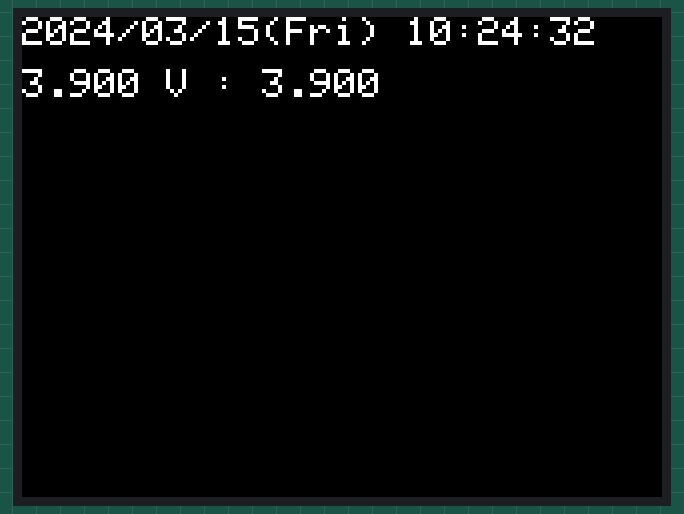
Recording of a sketch running on a simulated ESP32. Parts: 320×240 colour display. WiFi joins after 1.5 s; servers stay silent unless stated; the local clock reads 2024-03-15 10:24:30 at power-on unless the sketch sets it; nothing arrives over Bluetooth unless stated.

Above: at 2.2 s.
At 4.1 s:
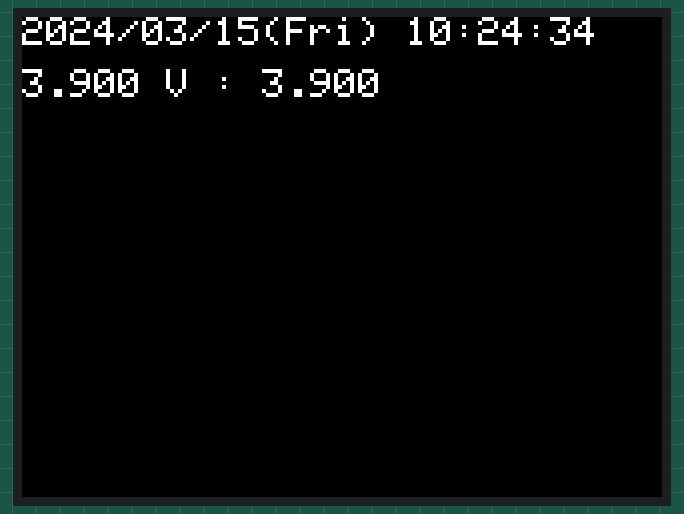
At 11.1 s:
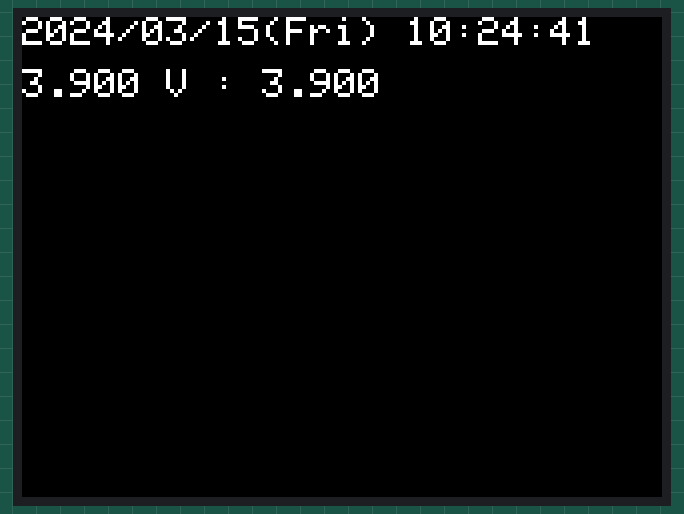
At 21.1 s:
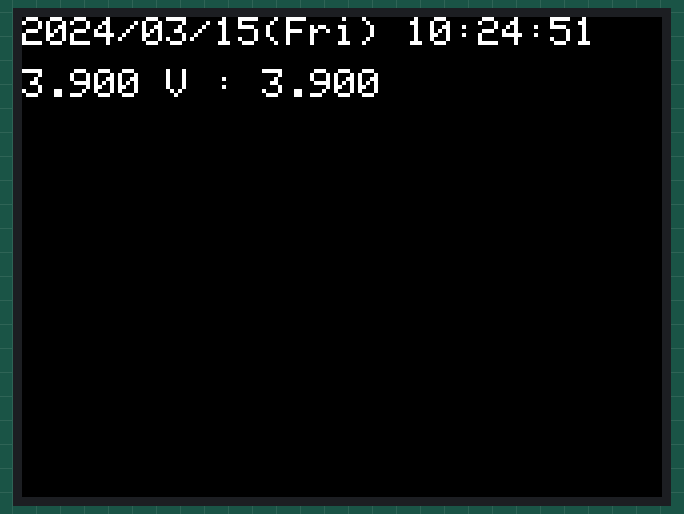
At 34.1 s:
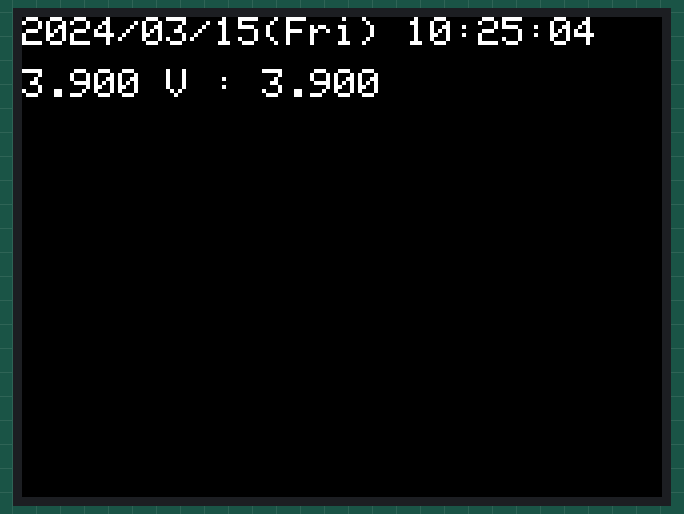
At 39.1 s:
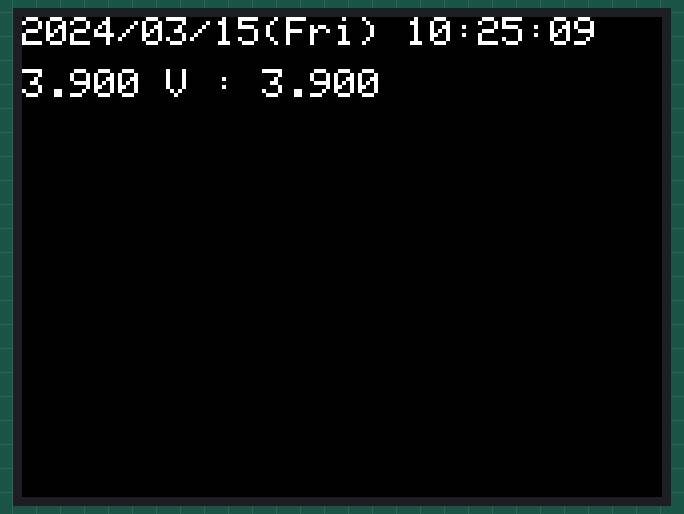

Measured:
- what the display in image 1 shows lasts 1.0 s, from 4.0 s to 5.0 s

The sketch:

07_ble_dingdong_lcd_onoff.ino
```cpp
#include <M5Core2.h>
#include <WiFi.h>
#include "BluetoothSerial.h"

BluetoothSerial SerialBT;

#define JST 3600 * 9        // グリニッジ標準時と日本標準時の差

char *ssid = "F660A-fGG2-G";      // Wi-FiのSSID
char *password = "3ccqkz57";  // Wi-Fiのパスワード

const char* week[7] = {"Sun", "Mon", "Tue", "Wed", "Thu", "Fri", "Sat"};  // 曜日を定義

int TEXT_SIZE = 2;
int CURSOR_HEIGHT = 26;
int CURSOR_Y_POS = 0;
int LCD_SLEEP_FLG = 0;

String data;

////////////////////////////////////////////////////////////////////////////////
// Wi-Fi設定
////////////////////////////////////////////////////////////////////////////////
void setup_wifi() {
  // Wi-Fi接続をリセット
  WiFi.disconnect();
  delay(500);
  WiFi.begin(ssid, password);
  // Wi-Fi接続待ち
  while (WiFi.status() != WL_CONNECTED) delay(500);
}

////////////////////////////////////////////////////////////////////////////////
// 現在時刻（現地時間）を表示
////////////////////////////////////////////////////////////////////////////////
void printLocalTime() {
  struct tm timeinfo;
  // 時刻を取得できなかった場合
  if (!getLocalTime(&timeinfo)) {
    M5.Lcd.printf("Failed to obtain time. ");
    return;
  }
  // 現在時刻を表示
  M5.Lcd.printf("%04d\/%02d\/%02d(%s) ", \
    timeinfo.tm_year+1900, timeinfo.tm_mon+1, timeinfo.tm_mday, week[timeinfo.tm_wday]);
  M5.Lcd.printf("%02d:%02d:%02d", timeinfo.tm_hour, timeinfo.tm_min, timeinfo.tm_sec);
}

float get_bat_voltage() {
  // get bat boltage
  float batVoltage = M5.Axp.GetBatVoltage();
  return batVoltage;
}

float get_bat_percentage() {
  // get bat boltage
  float batVoltage = M5.Axp.GetBatVoltage();
  float batPercentage = ( batVoltage < 3.2 ) ? 0 : ( batVoltage - 3.2 ) * 100;
  return batPercentage;
}

void backlight_on_off(int flg) {
  if (flg == 1) {
    // on
    M5.Axp.SetDCDC3(true);
  } else if (flg == 0) {
    // off
    M5.Axp.SetDCDC3(false);
  }
}

void setup() {
  M5.begin();
  M5.Lcd.setTextSize(TEXT_SIZE);

  // Wi-Fi設定
  setup_wifi();

  // NTPサーバとローカルのタイムゾーンを設定
  configTime(JST, 0, "ntp.nict.jp", "ntp.jst.mfeed.ad.jp");

  // bluetooth
  SerialBT.begin("M5Stack core2.");

  // DingDong
  M5.Spk.begin();
  M5.Spk.DingDong();
}

void loop() {
  M5.Lcd.setCursor(0, 0);
  // 現在時刻を表示
  printLocalTime();

  // バッテリ電圧を表示
  M5.Lcd.setCursor(0, 26);
  float bat_v = get_bat_voltage();
  float bat_p = get_bat_percentage();
  M5.Lcd.printf("%.3f V : %.3f %", bat_v);

  // bluetooth
  if ( SerialBT.available() ){
    data = SerialBT.readStringUntil('\n');
    M5.Spk.DingDong();
  }

  // left touch
  TouchPoint_t pos = M5.Touch.getPressPoint();
  if (pos.y > 240 && pos.x < 109) {
    M5.Spk.DingDong();
  }

  // center touch
  if (pos.y > 240 && 109 < pos.x && pos.x < 218) {
    if (LCD_SLEEP_FLG == 1) {
      // wake up
      M5.Lcd.wakeup();
      backlight_on_off(1);
      LCD_SLEEP_FLG = 0;
    } else if (LCD_SLEEP_FLG == 0) {
      // sleep
      M5.Lcd.sleep();
      backlight_on_off(0);
      LCD_SLEEP_FLG = 1;
    }
  delay(500);
  }

  // right touch
  if (pos.y > 240 && pos.x > 218) {
    data = "1";
    SerialBT.println(data);
    M5.Spk.DingDong();
  }
}
```
